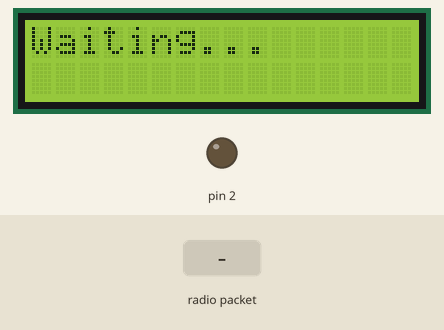
Bench run of a sketch on a simulated Arduino Uno, built with avr-gcc and run on an emulated ATmega328P. On the bench: 16×2 character LCD, output pins drawn as LEDs (lit = HIGH). The inputs (shaded band) are chosen by the test bench. No radio packets arrive unless stated; what the sketch prints to the serial monitor is not drawn.

Above: at 1.2 s.
1.3 s: radio packet "1" arrives
At 1.7 s:
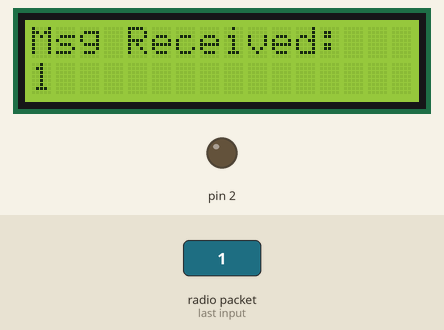
2.8 s: radio packet "0" arrives
At 4.0 s:
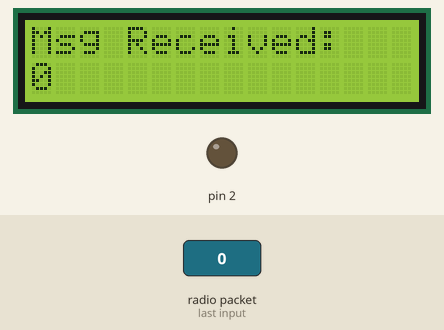
4.3 s: radio packet "2" arrives
At 5.2 s:
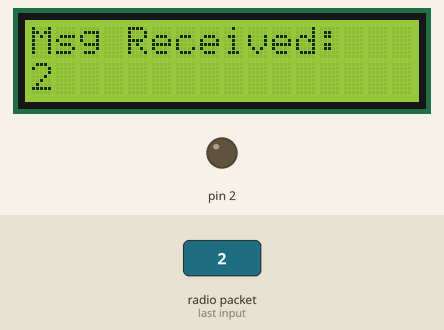
Timing chart, 0 to 7.3 s (numbered marks = the images above; inputs shaded):
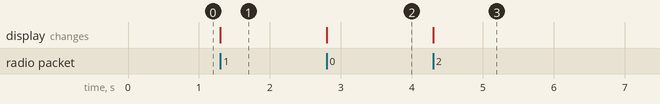

The sketch:

rf_analysis.ino
```cpp
#include <LiquidCrystal.h>
#include <RH_ASK.h>
#include <SPI.h>

const int rs = 9, en = 10, d4 = 5, d5 = 6, d6 = 7, d7 = 8;
LiquidCrystal lcd(rs, en, d4, d5, d6, d7);

RH_ASK driver(2000, 12, 0, 0, false);
static bool rh_initialized = false;

void setup() {
  pinMode(2, OUTPUT);

  Serial.begin(9600); // Debugging only

  lcd.begin(16,2);
  lcd.clear();

  rh_initialized = driver.init();

  if (!rh_initialized) {
    Serial.println("RH_ASK initialized failed!");
  }

  lcd.setCursor(0,0);
  lcd.print("Waiting...");
}

void loop() {
  uint8_t buf[17] = {0};
  uint8_t buflen = sizeof(buf);

  if (driver.recv(buf, &buflen)) // Non-blocking
  {
    // Message with a good checksum received, dump it.
    Serial.println((char*)buf);

    lcd.setCursor(0, 0);
    lcd.print("Msg Received:");

    lcd.setCursor(0, 1);
    lcd.print((char*)buf);
  }
}
```

Measured:
- after the input at 1.3 s, the display: changes at once (image 1)
- after the input at 2.8 s, the display: changes at once (image 2)
- after the input at 4.3 s, the display: changes at once (image 3)
